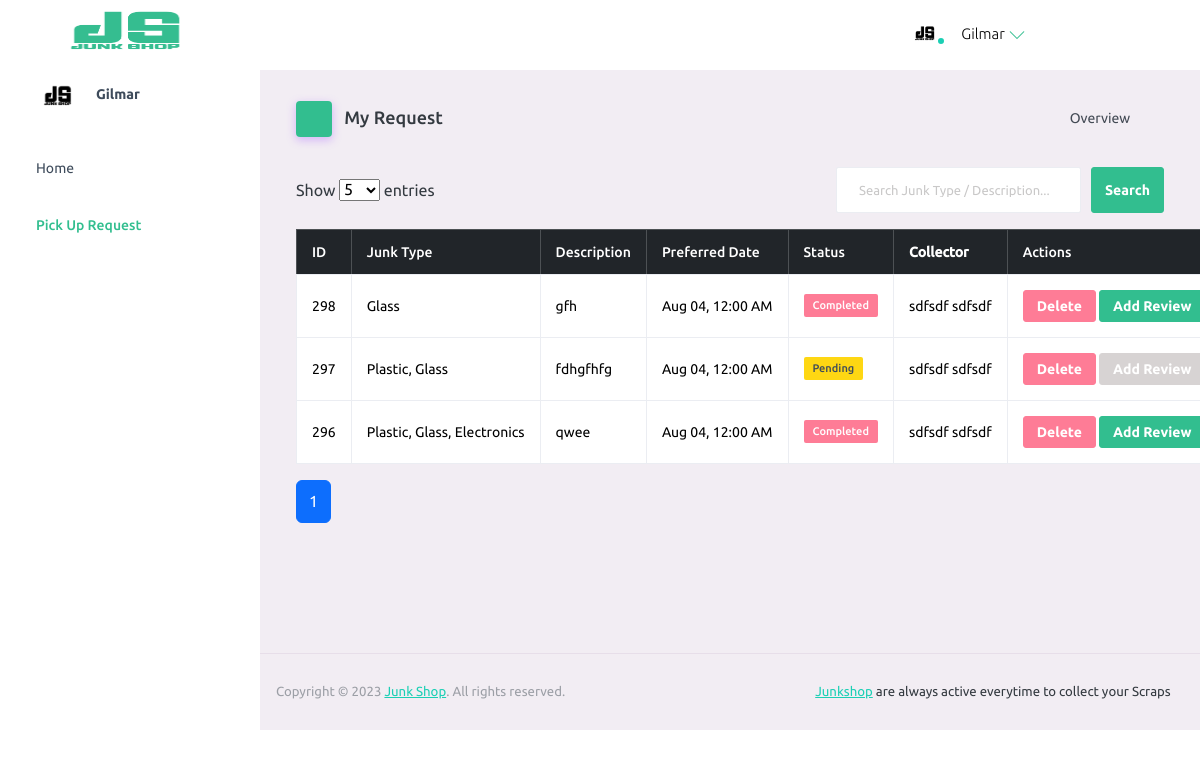
Page /customer/request_pickup.php (signed in) on the committed database.
### tables this page shows
CREATE TABLE `users` (
  `id` int(11) NOT NULL,
  `first_name` varchar(255) NOT NULL,
  `last_name` varchar(255) NOT NULL,
  `email` varchar(255) NOT NULL,
  `address` varchar(255) NOT NULL,
  `number` varchar(255) NOT NULL,
  `user_type` text NOT NULL DEFAULT 'collector',
  `image` varchar(255) NOT NULL DEFAULT '1.png',
  `password` varchar(255) NOT NULL,
  `status` varchar(255) NOT NULL DEFAULT 'deactivate',
  `created_at` timestamp NOT NULL DEFAULT current_timestamp(),
  `verification_code` varchar(255) NOT NULL,
  `is_verified` tinyint(1) DEFAULT 0
);

CREATE TABLE `pickup_requests` (
  `id` int(11) NOT NULL,
  `name` varchar(100) DEFAULT NULL,
  `address` text DEFAULT NULL,
  `contact_number` varchar(15) DEFAULT NULL,
  `junk_type` varchar(50) DEFAULT NULL,
  `description` text DEFAULT NULL,
  `preferred_date` date DEFAULT NULL,
  `status` varchar(20) DEFAULT 'Pending',
  `created_at` timestamp NOT NULL DEFAULT current_timestamp(),
  `customer_id` int(11) NOT NULL,
  `collector_id` int(11) NOT NULL,
  `paid` varchar(255) NOT NULL,
  `paid_at` timestamp NOT NULL DEFAULT current_timestamp(),
  `kl` varchar(255) NOT NULL,
  `admin_id` int(11) NOT NULL
);

### customer/request_pickup.php (the view, shortened to what this page needs)
<?php
@include ("../db/database.php");
$customer_id = $_SESSION['customer_id'];
$limit = isset($_GET['limit']) ? (int) $_GET['limit'] : 5;
$page = isset($_GET['page']) ? (int) $_GET['page'] : 1;
$search = isset($_GET['search']) ? mysqli_real_escape_string($conn, $_GET['search']) : '';
$offset = ($page - 1) * $limit;
$count_query = "SELECT COUNT(*) AS total FROM pickup_requests
                WHERE customer_id = '$customer_id'
                AND (junk_type LIKE '%$search%' OR description LIKE '%$search%')";
$count_result = mysqli_query($conn, $count_query);
$total = mysqli_fetch_assoc($count_result)['total'];
$pages = ceil($total / $limit);
$get_requests = mysqli_query($conn,
    "SELECT pr.*, u.first_name, u.last_name
     FROM pickup_requests pr
     LEFT JOIN users u ON pr.collector_id = u.id
     WHERE pr.customer_id = '$customer_id'
     AND (pr.junk_type LIKE '%$search%' OR pr.description LIKE '%$search%')
     ORDER BY pr.created_at DESC
     LIMIT $limit OFFSET $offset");
?>
<?php @include("header.php"); ?>
    <div class="container-scroller">
      <?php @include("navbar.php");?>
      <div class="container-fluid page-body-wrapper">
        <?php @include("sidebar.php");?>
        <div class="main-panel">
          <div class="content-wrapper" style="    margin-top: 51px;">
            <div class="page-header">
              <h3 class="page-title">
                <span class="page-title-icon bg-gradient-primary text-white me-2">
                <i class="mdi mdi-account-multiple icon-sm text-white align-middle"></i>
                </span> My Request
              </h3>
              <nav aria-label="breadcrumb">
                <ul class="breadcrumb">
                  <li class="breadcrumb-item active" aria-current="page">
                    <span></span>Overview <i class="mdi mdi-information-outline icon-sm text-primary align-middle"></i>
                  </li>
                </ul>
              </nav>
            </div>
<form method="GET" class="mb-3 d-flex justify-content-between align-items-center">
    <div>
        Show
        <select name="limit" onchange="this.form.submit()">
            <option value="5" <?= $limit == 5 ? 'selected' : '' ?>>5</option>
        </select>
        entries
    </div>
    <div style="display:flex; gap:10px;">
        <input type="text" name="search" placeholder="Search Junk Type / Description..." class="form-control" value="<?= htmlspecialchars($search) ?>">
        <button type="submit" class="btn btn-sm btn-primary">Search</button>
    </div>
</form>
    <table class="table table-bordered">
    <thead class="table-dark">
    <tr>
        <th>ID</th>
        <th>Junk Type</th>
        <th>Description</th>
        <th>Preferred Date</th>
        <th>Status</th>
        <th><strong>Collector</strong></th>
        <th>Actions</th>
    </tr>
</thead>
<tbody>
<?php
if (mysqli_num_rows($get_requests) > 0) {
    while ($row = mysqli_fetch_assoc($get_requests)) {
        $collector_name = !empty($row['first_name']) ? $row['first_name'] . ' ' . $row['last_name'] : 'Unassigned';
        $requestId = $row['id'];
        echo "<tr>
    <td>{$requestId}</td>
    <td>{$row['junk_type']}</td>
    <td>{$row['description']}</td>
    <td>" . date('M d, h:i A', strtotime($row['preferred_date'])) . "</td>
    <td>
        <span class='badge bg-".(
            $row['status'] === 'Pending' ? 'warning text-dark' :
            ($row['status'] === 'Approved' ? 'success' : 'danger')
        )."'>{$row['status']}</span>
    </td>
    <td>{$collector_name}</td>
    <td>
        <a href='customer_requests.php?delete={$requestId}' class='btn btn-sm btn-danger' onclick=\"return confirm('Delete this request?')\">Delete</a>
";
if ($row['status'] === 'Pending') {
    echo "<button class='btn btn-sm btn-secondary' disabled>Add Review</button>";
} else {
    echo "<button class='btn btn-sm btn-primary' data-bs-toggle='modal' data-bs-target='#reviewModal{$requestId}'>Add Review</button>";
}
echo "</td></tr>";
    }
} else {
    echo "<tr><td colspan='7' class='text-center'>No requests found.</td></tr>";
}
?>
</tbody>
</table>
<nav class="mt-3">
        <ul class="pagination">
            <?php for($i = 1; $i <= $pages; $i++): ?>
                <li class="page-item <?= $page == $i ? 'active' : '' ?>">
                    <a class="page-link" href="?search=<?= $search ?>&limit=<?= $limit ?>&page=<?= $i ?>"><?= $i ?></a>
                </li>
            <?php endfor; ?>
        </ul>
    </nav>
</div>
<?php @include("footer.php"); ?>

### customer/header.php (shortened to what this page needs)
<!DOCTYPE html>
<html lang="en">
  <head>
    <link rel="stylesheet" href="assets/vendors/mdi/css/materialdesignicons.min.css">
    <link rel="stylesheet" href="assets/vendors/ti-icons/css/themify-icons.css">
    <link rel="stylesheet" href="assets/vendors/css/vendor.bundle.base.css">
    <link rel="stylesheet" href="assets/vendors/font-awesome/css/font-awesome.min.css">
    <link rel="stylesheet" href="assets/vendors/font-awesome/css/font-awesome.min.css" />
    <link rel="stylesheet" href="assets/vendors/bootstrap-datepicker/bootstrap-datepicker.min.css">
    <link rel="stylesheet" href="https://unpkg.com/leaflet/dist/leaflet.css" />
  <link rel="stylesheet" href="../newcss/map.css">
    <link rel="stylesheet" href="assets/css/style.css">
  </head>
  <body>

### customer/navbar.php (shortened to what this page needs)
<?php
include '../db/database.php';
$customer_id = $_SESSION['customer_id'];
$select = mysqli_query($conn, "SELECT * FROM `users` WHERE id = '$customer_id'") or die('Query failed');
if (mysqli_num_rows($select) > 0) {
    $fetch = mysqli_fetch_assoc($select);
}
?>
<nav class="navbar default-layout-navbar col-lg-12 col-12 p-0 fixed-top d-flex flex-row">
        <div class="text-center navbar-brand-wrapper d-flex align-items-center justify-content-start">
          <a class="navbar-brand brand-logo" href="index.php"><img src="../1.png" style="height: 88px;width: 182px; filter: invert(62%) sepia(16%) saturate(1632%) hue-rotate(109deg) brightness(100%) contrast(82%);"></a>
        </div>
        <div class="navbar-menu-wrapper d-flex align-items-stretch">
          <button class="navbar-toggler navbar-toggler align-self-center" type="button" data-toggle="minimize">
            <span class="mdi mdi-menu"></span>
          </button>
          <ul class="navbar-nav navbar-nav-right">
            <li class="nav-item nav-profile dropdown">
              <a class="nav-link dropdown-toggle" id="profileDropdown" href="#" data-bs-toggle="dropdown" aria-expanded="false">
                <div class="nav-profile-img">
                  <img src="./../images/<?php echo empty($fetch['image']) ? '1.png' : $fetch['image']; ?> ">
                  <span class="availability-status online"></span>
                </div>
                <div class="nav-profile-text">
                  <p class="mb-1 text-black"><?php echo htmlspecialchars($fetch['first_name']); ?></p>
                </div>
              </a>
            </li>
            <li class="nav-item d-none d-lg-block full-screen-link">
              <a class="nav-link">
                <i class="mdi mdi-fullscreen" id="fullscreen-button"></i>
              </a>
            </li>
            <li class="nav-item dropdown">
            <a class="nav-link count-indicator dropdown-toggle" id="notificationDropdown" data-bs-toggle="dropdown" onclick="markNotificationsAsRead();">
  <i class="mdi mdi-bell-outline"></i>
</a>
          </li>
          </ul>
        </div>
      </nav>

### customer/sidebar.php (shortened to what this page needs)
<nav class="sidebar sidebar-offcanvas" id="sidebar">
          <ul class="nav">
            <li class="nav-item nav-profile">
              <a href="#" class="nav-link">
                <div class="nav-profile-image">
                <img src="./../images/<?php echo empty($fetch['image']) ? '1.png' : $fetch['image']; ?> ">
                </div>
                <div class="nav-profile-text d-flex flex-column">
                  <span class="font-weight-bold mb-2"><?php echo htmlspecialchars($fetch['first_name']); ?></span>
                </div>
                <i class="mdi mdi-bookmark-check text-success nav-profile-badge"></i>
              </a>
            </li>
            <li class="nav-item">
              <a class="nav-link" href="index.php">
                <span class="menu-title">Home</span>
                <i class="mdi mdi-home menu-icon"></i>
              </a>
            </li>
            <li class="nav-item">
              <a class="nav-link"  href="request_pickup.php" >
                <span class="menu-title">Pick Up Request</span>
                <i class="mdi mdi-contacts menu-icon"></i>
              </a>
            </li>
          </ul>
        </nav>

### customer/footer.php (shortened to what this page needs)
          <footer class="footer">
            <div class="d-sm-flex justify-content-center justify-content-sm-between">
              <span class="text-muted text-center text-sm-left d-block d-sm-inline-block">Copyright © 2023 <a href="#" target="_blank">Junk Shop</a>. All rights reserved.</span>
              <span class="float-none float-sm-right d-block mt-1 mt-sm-0 text-center"><a href="#" target="_blank"> Junkshop</a> are always active everytime to collect your Scraps <i class="mdi mdi-heart text-danger"></i></span>
            </div>
          </footer>
        </div>
      </div>
    </div>
  </body>
</html>

### newcss/map.css (style rules this page uses)
input { width: 100%; padding: 8px; border: 1px solid #ccc; border-radius: 3px; }

### rows in the picture
users: first_name "Gilmar"
pickup_requests: id "298", junk_type "Glass", description "gfh", preferred_date "Aug 04, 12:00 AM", status "Completed", users.first_name+last_name "sdfsdf sdfsdf"
pickup_requests: id "297", junk_type "Plastic, Glass", description "fdhgfhfg", preferred_date "Aug 04, 12:00 AM", status "Pending", users.first_name+last_name "sdfsdf sdfsdf", shows "Add Review"
pickup_requests: id "296", junk_type "Plastic, Glass, Electronics", description "qwee", preferred_date "Aug 04, 12:00 AM", status "Completed", users.first_name+last_name "sdfsdf sdfsdf"
